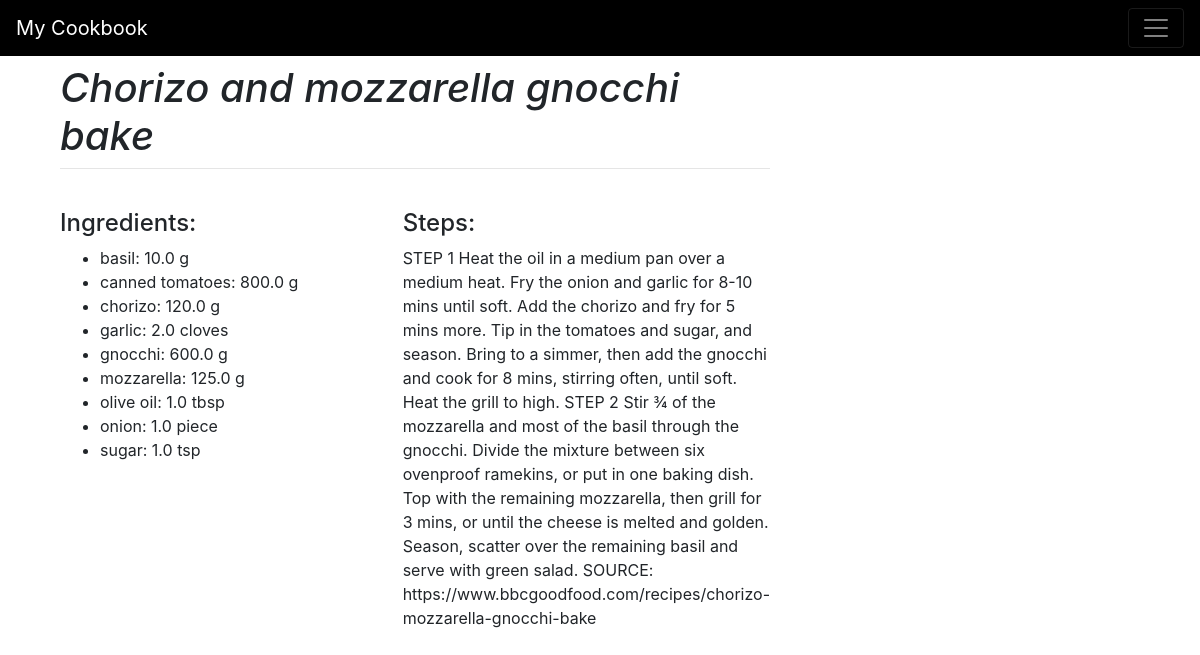
Page /21/ on the committed database.
### main/models.py (models this page shows, shortened)
class RecipeName(models.Model):
    name = models.CharField(max_length=200)
    steps = models.TextField()
    class Meta:
        ordering = ['name']

class Ingredient(models.Model):
    ingredient_name = models.CharField(max_length=200)
    quantity = models.FloatField()
    quantity_unit = models.CharField(max_length=10)
    recipes = models.ForeignKey(RecipeName, on_delete=models.CASCADE)
    class Meta:
        ordering = ['ingredient_name']

### main/views.py (the view)
# urls.py: path("<int:id>/", views.index, name="index"),
def index(response, id):
    r = RecipeName.objects.get(id=id)
    return render(response, "main/recipe.html", {"r":r})

### main/templates/main/recipe.html (shortened to what this page needs)
{% extends "main/base.html" %}
{% block content %}
    <h1 class="mt-2"><i>{{r.name}}</i></h1>
    <hr class="mt-0">
    <br>
    <div class="row">
        <div class="col">
            <h4>Ingredients:</h4>
            <ul>
                {% for item in r.ingredient_set.all %}
                    <li>{{item.ingredient_name}}: {{item.quantity}} {{item.quantity_unit}}</li>
                {% endfor %}
            </ul>
        </div>
        <div class="col">
            <h4>Steps:</h4>
            {{r.steps}}
        </div>
    </div>
{% endblock %}

### main/templates/main/base.html (shortened to what this page needs)
<!DOCTYPE html>
<html lang="en">
<head>
    <link rel="stylesheet" href="https://cdn.jsdelivr.net/npm/bootstrap@4.3.1/dist/css/bootstrap.min.css"
>
</head>
<body>
    <div class="wrapper">
        <header>
            <nav class="navbar navbar-dark" style="background-color: black;">
                <a class="navbar-brand" href="/home">My Cookbook</a>
                    <button class="navbar-toggler" type="button" data-toggle="collapse"
                            data-target="#navbarSupportedContent" aria-controls="navbarSupportedContent"
                            aria-expanded="false" aria-label="Toggle navigation">
                        <span class="navbar-toggler-icon"></span>
                    </button>
            </nav>
        </header>
    </div>
    <div id="content", name="content", class="main">
        <div class=container text-center">
          <div class="col-8">
            {% block content %}
            {% endblock %}
          </div>
        </div>
    </div>
</body>
</html>

### rows in the picture
RecipeName: name "Chorizo and mozzarella gnocchi bake", steps "STEP 1 Heat the oil in a medium pan over a medium heat. Fry the onion and garlic for 8-10 mins until soft. Add the chorizo and fry for 5 mins more. Tip in the tomatoes and sugar, and season. Bring to a simmer, then add the gnocchi and cook for 8 mins, stirring often, until soft. Heat the grill to high. STEP 2 Stir ¾ of the mozzarella and most of the basil through the gnocchi. Divide the mixture between six ovenproof ramekins, or put in one baking dish. Top with the remaining mozzarella, then grill for 3 mins, or until the cheese is melted and golden. Season, scatter over the remaining basil and serve with green salad. SOURCE:…"
Ingredient: ingredient_name "basil", quantity "10.0", quantity_unit "g"
Ingredient: ingredient_name "canned tomatoes", quantity "800.0", quantity_unit "g"
Ingredient: ingredient_name "chorizo", quantity "120.0", quantity_unit "g"
Ingredient: ingredient_name "garlic", quantity "2.0", quantity_unit "cloves"
Ingredient: ingredient_name "gnocchi", quantity "600.0", quantity_unit "g"
Ingredient: ingredient_name "mozzarella", quantity "125.0", quantity_unit "g"
Ingredient: ingredient_name "olive oil", quantity "1.0", quantity_unit "tbsp"
Ingredient: ingredient_name "onion", quantity "1.0", quantity_unit "piece"
Ingredient: ingredient_name "sugar", quantity "1.0", quantity_unit "tsp"
